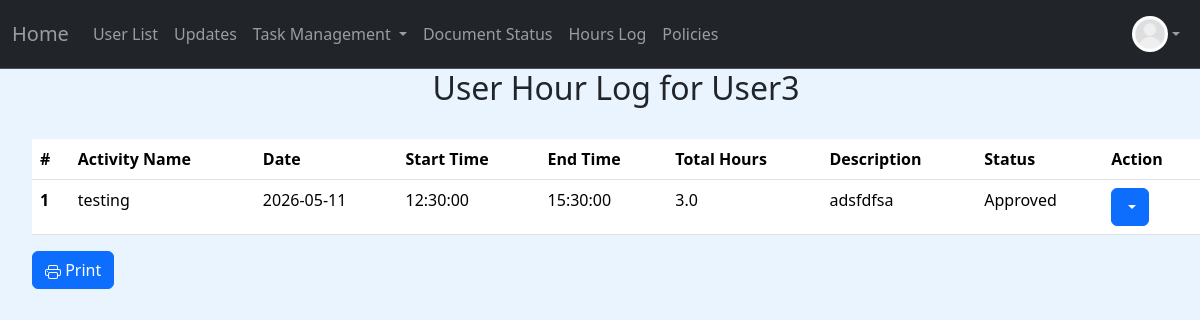
/specific/log/hours?user_id=5 (signed in), run on the app's committed database.
### project/models.py (models this page shows, shortened)
class User(db.Model, UserMixin):
    __tablename__ = 'users'
    id: Mapped[int] = mapped_column(primary_key=True)
    name: Mapped[str] = mapped_column()
    email: Mapped[str] = mapped_column(unique=True)
    address: Mapped[str] = mapped_column(default="None Provided")
    password_hash: Mapped[str] = mapped_column(db.String(128))
    date_created: Mapped[datetime] = mapped_column(DateTime, server_default=func.now())
    total_hours: Mapped[float] = mapped_column(default=0.0)
    picture: Mapped[str] = mapped_column(default="default.jpeg")
    role: Mapped[str] = mapped_column(default="user")  # "user", "volunteer", " intern", "board"
    hours: Mapped[List["Hours"]] = relationship("Hours", back_populates="user", cascade="all, delete-orphan")
    documents: Mapped[List["Document"]] = relationship("Document", back_populates="user", cascade="all, delete-orphan")
    task_assignments: Mapped[List["TaskAssignment"]] = relationship(
        "TaskAssignment",
        back_populates="user",
        cascade="all, delete-orphan"
    )

class Hours(db.Model):
    __tablename__ = 'hours'
    id: Mapped[int] = mapped_column(primary_key=True)
    activity_name: Mapped[str] = mapped_column()
    date: Mapped[datetime.date] = mapped_column(Date)
    start_time: Mapped[datetime.time] = mapped_column(db.Time)
    end_time: Mapped[datetime.time] = mapped_column(db.Time)
    amount: Mapped[float] = mapped_column()
    description: Mapped[str] = mapped_column()
    status: Mapped[str] = mapped_column(server_default=text("'Pending'"))  # "pending", "approved", "denied"
    user: Mapped["User"] = relationship("User", back_populates="hours")
    user_id: Mapped[int] = mapped_column(db.ForeignKey('users.id'), name="fk_hours_user_id")

### app.py (the view)
@app.route("/specific/log/hours", methods=["GET", "POST"])
@login_required
@permission_required('volunteer')
def specific_log_hours():
    user_id = request.args.get('user_id') or request.form.get('user_id')
    if user_id:
        user = User.query.get(user_id)
        if user:
            return render_template('specific_user_hours_log.html', user=user)
        else:
            flash("User not found.")
            return redirect(url_for(redirect_target.get(current_user.role, "user_dashboard")))
    return render_template('specific_user_hours_log.html')

### app.py (called while the page is built)
@app.context_processor
def inject_now():
    return {
        'now': datetime.now,
        'today': date.today
    }

### project/models.py (called while the page is built)
@login_manager.user_loader
def load_user(user_id):
    return User.query.get(user_id)

### project/templates/specific_user_hours_log.html (shortened to what this page needs)
{% extends "base.html" %}
{% block content %}
    <ol>
        {% if current_user.role != "admin" and current_user.role != "board" %}
            <div class="username-header">
                <h2>Your Hour Log</h2>
            </div>
            <table class="table table-hover">
                <thead class = "thead-light">
                <tr>
                    <th scope="col">#</th>
                    <th scope="col">Activity Name</th>
                    <th scope="col">Date</th>
                    <th scope="col">Start Time</th>
                    <th scope="col">End Time</th>
                    <th scope="col">Total Hours</th>
                    <th scope="col">Description</th>
                    <th scope="col">Status</th>
                </tr>
                </thead>
            <br>
            <tbody>
                {% for log in current_user.hours %}
                    {% set log_num = loop.index %}
                    <tr>
                        <th scope="row">{{log_num}}</th>
                        <td>{{log.activity_name}}</td>
                        <td>{{log.date}}</td>
                        <td>{{log.start_time}}</td>
                        <td>{{log.end_time}}</td>
                        <td>{{log.amount}}</td>
                        <td>{{log.description}}</td>
                        <td>{{log.status}}</td>
                    </tr>
                {% endfor %}
            </tbody>
            </table>
        {% else %}
            <div class="username-header">
                <h2>User Hour Log for {{user.name}}</h2>
            </div>
            <table class="table table-hover">
                <thead class = "thead-light">
                <tr>
                    <th scope="col">#</th>
                    <th scope="col">Activity Name</th>
                    <th scope="col">Date</th>
                    <th scope="col">Start Time</th>
                    <th scope="col">End Time</th>
                    <th scope="col">Total Hours</th>
                    <th scope="col">Description</th>
                    <th scope="col">Status</th>
                    <th scope="col">Action</th>
                </tr>
                </thead>
            <br>
            {% for log in user.hours %}
                {% set log_num = loop.index %}
                <tbody>
                <tr>
                    <th scope="row">{{log_num}}</th>
                    <td>{{log.activity_name}}</td>
                    <td>{{log.date}}</td>
                    <td>{{log.start_time}}</td>
                    <td>{{log.end_time}}</td>
                    <td>{{log.amount}}</td>
                    <td>{{log.description}}</td>
                    <td>{{log.status}} </td>
                    <td>
                        <div class="btn-group" role="group">
                            <button id="btnGroupDrop1" type="button" class="btn btn-primary dropdown-toggle" data-bs-toggle="dropdown" aria-expanded="false">
                            </button>
                        </div>
                    </td>
                </tr>
            {% endfor %}
            </tbody>
            </table>
        {% endif %}
        <button onclick="window.print()" class="btn btn-primary">
            Print
        </button>
    </ol>
{% endblock %}

### project/templates/base.html (shortened to what this page needs)
<!DOCTYPE html>
<html>
  <head>
    <link href="https://cdn.jsdelivr.net/npm/bootstrap@5.3.8/dist/css/bootstrap.min.css" rel="stylesheet">
  </head>
  <body>
    <nav class="navbar navbar-expand bg-dark border-bottom border-body" data-bs-theme="dark">
      <div class="container-fluid d-flex">
        <a class="navbar-brand" id="home-link"
            href="{% if current_user.is_authenticated and current_user.role == 'admin' %}
              {{ url_for('admin_dashboard') }}
            {% elif current_user.is_authenticated and current_user.role == 'board' %}
              {{ url_for('board_dashboard') }}
            {% elif current_user.is_authenticated and current_user.role == 'volunteer' %}
                {{ url_for('volunteer_dashboard') }}
            {% elif current_user.is_authenticated and current_user.role == 'intern' %}
                {{ url_for('intern_dashboard') }}
            {% else %}
              {{ url_for('user_dashboard') }}
          {% endif %}">
          Home
        </a>
        <ul class="navbar-nav mb-2 mb-lg-0 d-flex flex-row">
          {% if current_user.is_authenticated and current_user.role != 'user' %}
            {% if current_user.role == 'admin' or current_user.role == 'board' %}
              <li class="nav-item">
                <a class="nav-link" href="{{ url_for('user_list') }}">User List</a>
              </li>
              <li class="nav-item">
              <a class="nav-link"
              href="{{ url_for('notification') }}">
                  Updates </a>
              </li>
                <li class="nav-item dropdown">
                  <a class="nav-link dropdown-toggle" href="#" id="taskDropdown" role="button" aria-expanded="false">
                    Task Management
                  </a>
                </li>
            {% else %}
                <li class="nav-item">
                  <a class="nav-link" href="{{ url_for('my_tasks') }}">Tasks Status</a>
                </li>
            {% endif %}
            <li class="nav-item">
              <a class="nav-link" href="{{ url_for('document_status') }}">Document Status</a>
            </li>
            <li class="nav-item">
              <a class="nav-link"
              href="{{ url_for('hours_log') }}">
                  Hours Log </a>
            </li>
            <li class="nav-item">
              <a class="nav-link"
              href="{{ url_for('policies') }}">
                  Policies </a>
            </li>
          {% endif %}
        </ul>
        {% if current_user.is_authenticated %}
        <ul class="navbar-nav ms-auto mb-2 mb-lg-0">
          <li class="nav-item dropdown">
            <a class="nav-link d-flex align-items-center dropdown-toggle" href="#" id="profileDropdown" role="button" aria-expanded="false">
              <img src="{{ url_for('static', filename='profile_pics/' ~ current_user.picture ) }}" alt="Profile" style="height:36px;width:36px;border-radius:50%;">
            </a>
          </li>
        </ul>
        {% endif %}
      </div>
    </nav>
    {% block content %}
    {% endblock %}
  </body>
</html>

### project/templates/base.html (style rules this page uses)
body { background-color: #eaf4ff; }
.username-header { text-align: center; }
.dropdown { position: relative; display: inline-block; }
.navbar-brand { color: rgba(255,255,255,0.55) !important; }
.navbar-nav .nav-link { color: rgba(255,255,255,0.55) !important; }

### data on the page
User: picture (placeholder picture)
User: name "User3"
Hours: id "1", activity_name "testing", date "2026-05-11", start_time "12:30:00", end_time "15:30:00", amount "3.0", description "adsfdfsa", status "Approved"
